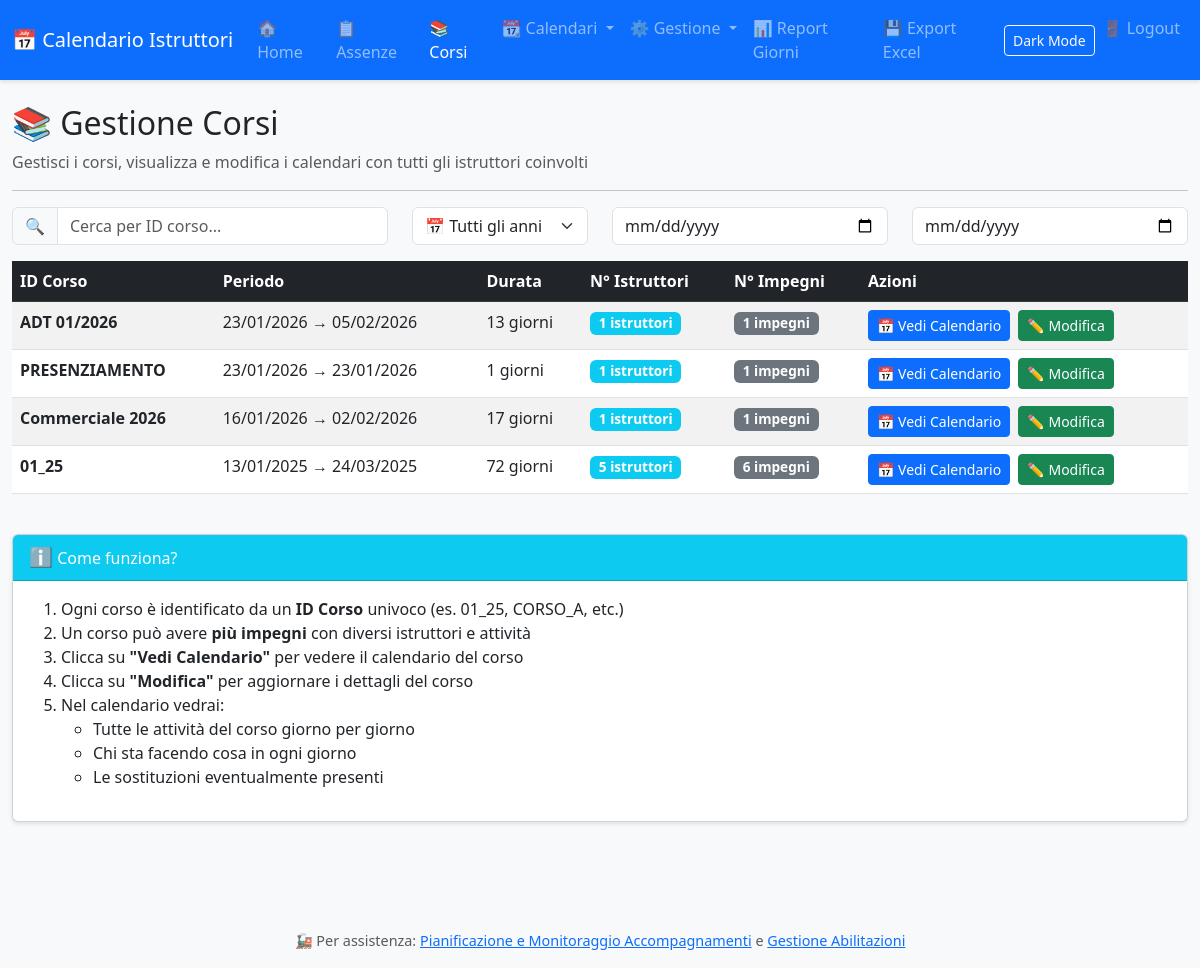
The app's page /vista_corsi with its own data.
### tables this page shows
CREATE TABLE impegni (
            id INTEGER PRIMARY KEY AUTOINCREMENT,
            id_corso TEXT,
            istruttore_id INTEGER NOT NULL,
            attivita_id INTEGER NOT NULL,
            data_inizio DATE NOT NULL,
            giorni_lavorativi INTEGER NOT NULL,
            data_fine DATE,
            note TEXT,
            creato_il TIMESTAMP DEFAULT CURRENT_TIMESTAMP,
            modificato_il TIMESTAMP DEFAULT CURRENT_TIMESTAMP, giorno_extra_1 TEXT, giorno_extra_2 TEXT, giorno_extra_3 TEXT, luogo TEXT, aula TEXT, posti TEXT, istruttore_riferimento INTEGER,
            FOREIGN KEY (istruttore_id) REFERENCES istruttori(id),
            FOREIGN KEY (attivita_id) REFERENCES tipi_attivita(id)
        );

### app.py (the view)
@app.route('/vista_corsi')
def vista_corsi():
    conn = get_db()
    corsi_raw = conn.execute('''
        SELECT DISTINCT i.id_corso,
               MIN(i.data_inizio) as data_inizio,
               MAX(i.data_fine) as data_fine,
               COUNT(DISTINCT i.istruttore_id) as num_istruttori,
               COUNT(i.id) as num_impegni
        FROM impegni i
        WHERE i.id_corso IS NOT NULL AND i.id_corso != ''
        GROUP BY i.id_corso
        ORDER BY data_inizio DESC
    ''').fetchall()
    corsi = [dict(row) for row in corsi_raw]
    conn.close()
    return render_template('vista_corsi.html', corsi=corsi)

### app.py (called while the page is built)
@app.template_filter('itdate')
def itdate(value):
    try:
        if not value:
            return ''
        s = str(value)
        parts = s.split('T')[0].split('-')
        if len(parts) == 3:
            yyyy, mm, dd = parts
            return f"{dd.zfill(2)}/{mm.zfill(2)}/{yyyy}"
        d = datetime.strptime(s, '%Y-%m-%d')
        return f"{d.day:02d}/{d.month:02d}/{d.year}"
    except Exception:
        try:
            d = datetime.fromisoformat(str(value).split('T')[0])
            return f"{d.day:02d}/{d.month:02d}/{d.year}"
        except Exception:
            return str(value)

### database.py (called while the page is built)
def get_db():
    db_path = os.environ.get('DB_PATH', 'calendario.db')
    conn = sqlite3.connect(db_path)
    conn.row_factory = sqlite3.Row  # Per accedere alle colonne per nome
    return conn

### templates/vista_corsi.html (shortened to what this page needs)
{% extends "base.html" %}
{% block content %}
<div class="row">
    <div class="col-12">
        <h2>📚 Gestione Corsi</h2>
        <p class="text-muted">Gestisci i corsi, visualizza e modifica i calendari con tutti gli istruttori coinvolti</p>
        <hr>
    </div>
</div>
<div class="row mb-3">
    <div class="col-md-4">
        <div class="input-group">
            <span class="input-group-text">🔍</span>
            <input type="text" class="form-control" id="cercaCorso"
                   placeholder="Cerca per ID corso...">
        </div>
    </div>
    <div class="col-md-2">
        <select class="form-select" id="filtroAnno">
            <option value="">📅 Tutti gli anni</option>
        </select>
    </div>
    <div class="col-md-3">
        <input type="date" class="form-control" id="filtroDa" placeholder="Data da">
    </div>
    <div class="col-md-3">
        <input type="date" class="form-control" id="filtroA" placeholder="Data a">
    </div>
</div>
{% if corsi %}
<div class="row">
    <div class="col-12">
        <div class="table-responsive">
            <table class="table table-hover table-striped">
                <thead class="table-dark">
                    <tr>
                        <th>ID Corso</th>
                        <th>Periodo</th>
                        <th>Durata</th>
                        <th>N° Istruttori</th>
                        <th>N° Impegni</th>
                        <th>Azioni</th>
                    </tr>
                </thead>
                <tbody>
                    {% for corso in corsi %}
                    <tr>
                        <td><strong>{{ corso.id_corso }}</strong></td>
                        <td>
                            {{ corso.data_inizio|itdate }}
                            →
                            {{ corso.data_fine|itdate }}
                        </td>
                        <td>
                            {% set inizio = corso.data_inizio %}
                            {% set fine = corso.data_fine %}
                            {% set giorni = ((fine | string | replace('-', '') | int) - (inizio | string | replace('-', '') | int)) %}
                            {{ ((fine.split('-')[0] | int - inizio.split('-')[0] | int) * 365 +
                                (fine.split('-')[1] | int - inizio.split('-')[1] | int) * 30 +
                                (fine.split('-')[2] | int - inizio.split('-')[2] | int) + 1) }} giorni
                        </td>
                        <td>
                            <span class="badge bg-info">{{ corso.num_istruttori }} istruttori</span>
                        </td>
                        <td>
                            <span class="badge bg-secondary">{{ corso.num_impegni }} impegni</span>
                        </td>
                        <td>
                            <a href="/corso/{{ corso.id_corso }}" class="btn btn-sm btn-primary me-1">
                                📅 Vedi Calendario
                            </a>
                            <button class="btn btn-sm btn-success" onclick="modificaCorso('{{ corso.id_corso }}')">
                                ✏️ Modifica
                            </button>
                        </td>
                    </tr>
                    {% endfor %}
                </tbody>
            </table>
        </div>
    </div>
</div>
{% endif %}
<div class="row mt-4">
    <div class="col-12">
        <div class="card">
            <div class="card-header bg-info text-white">
                <span style="font-size: 1.2em;">ℹ️</span> Come funziona?
            </div>
            <div class="card-body">
                <ol>
                    <li>Ogni corso è identificato da un <strong>ID Corso</strong> univoco (es. 01_25, CORSO_A, etc.)</li>
                    <li>Un corso può avere <strong>più impegni</strong> con diversi istruttori e attività</li>
                    <li>Clicca su <strong>"Vedi Calendario"</strong> per vedere il calendario del corso</li>
                    <li>Clicca su <strong>"Modifica"</strong> per aggiornare i dettagli del corso</li>
                    <li>Nel calendario vedrai:
                        <ul>
                            <li>Tutte le attività del corso giorno per giorno</li>
                            <li>Chi sta facendo cosa in ogni giorno</li>
                            <li>Le sostituzioni eventualmente presenti</li>
                        </ul>
                    </li>
                </ol>
            </div>
        </div>
    </div>
</div>
{% endblock %}

### static/css/style.css (style rules this page uses)
body { font-family: 'Segoe UI', Tahoma, Geneva, Verdana, sans-serif; background-color: #f8f9fa; }
.card { box-shadow: 0 2px 4px rgba(0,0,0,0.1); margin-bottom: 20px; }
.table-responsive { max-height: 600px; overflow-y: auto; }
.badge { font-size: 0.85rem; }
.btn { transition: all 0.3s ease; }
.card { transition: all 0.3s ease; }

### records on screen
impegni: id_corso "PRESENZIAMENTO", data_inizio|itdate "23/01/2026", data_fine|itdate "23/01/2026", giorni_lavorativi "1", num_istruttori "1", num_impegni "1"
impegni: id_corso "Commerciale 2026", data_inizio|itdate "16/01/2026", data_fine|itdate "02/02/2026", value "17", num_istruttori "1", num_impegni "1"

### other values on screen
{{ session.get('username', 'Logout') }} "Logout"
{{ corso.id_corso }} "ADT 01/2026" "01_25"
{{ corso.data_inizio|itdate }} "23/01/2026" "13/01/2025"
{{ corso.data_fine|itdate }} "05/02/2026" "24/03/2025"
{{ corso.num_istruttori }} "1" "5"
{{ corso.num_impegni }} "1" "6"
